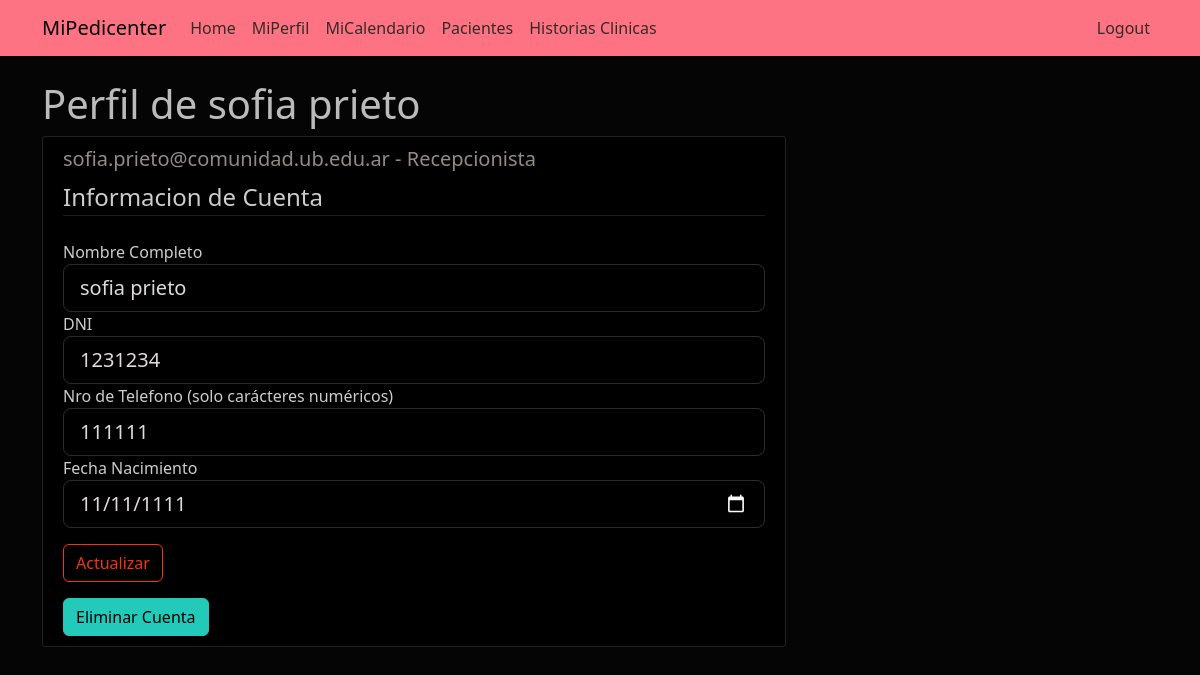
/mi-perfil (signed in), run on the app's committed database.
### appmipedicenter/models.py (models this page shows, shortened)
class Empleado(db.Model, UserMixin):
        id = db.Column(db.String, primary_key=True) # Es E-mail
        dni = db.Column(db.Integer, unique=True, nullable=False)
        username = db.Column(db.String, nullable=False)
        fecha_nacimiento = db.Column(db.Date, nullable=False)
        telefono = db.Column(db.Integer, nullable=False)
        password = db.Column(db.String, nullable=False)
        id_tipo = db.Column(db.Integer, db.ForeignKey('tipoempleado.id_tipo'), nullable=False)
        historia_clinica = db.relationship('Historiaclinica', backref='Escritor', lazy=True)
        turno = db.relationship('Turno', backref='Podologo', lazy=True)

class Tipoempleado(db.Model):
        id_tipo = db.Column(db.Integer, primary_key=True)
        nombre = db.Column(db.String, nullable=False)
        descripcion = db.Column(db.String, nullable=True, default='')
        empleado = db.relationship('Empleado', backref='Tipo', lazy=True)

### appmipedicenter/empleado/routes.py (the view)
@empleado.route("/mi-perfil", methods=['GET','POST'])
@login_required
def mi_perfil():
        cuenta_tipo = Tipoempleado.query.filter_by(id_tipo = current_user.id_tipo).first()
        form = UpdateAccountForm()
        if form.validate_on_submit():
                current_user.username= form.username.data
                current_user.dni= form.dni.data
                current_user.telefono= form.telefono.data
                current_user.fecha_nacimiento= form.fecha_nacimiento.data
                db.session.commit()
                flash('Los datos de tu cuenta han sido actualizados.', 'success')
                return redirect(url_for('empleado.mi_perfil'))
        elif request.method=='GET':
                form.username.data = current_user.username
                form.dni.data = current_user.dni
                form.telefono.data = current_user.telefono
                form.fecha_nacimiento.data = current_user.fecha_nacimiento
        return render_template('mi_perfil.html', title="MiPerfil", form=form, cuenta_tipo = cuenta_tipo)

### appmipedicenter/empleado/forms.py (shortened to what this page needs)
class UpdateAccountForm(FlaskForm):
    username = StringField('Nombre Completo', validators=[DataRequired()])
    dni = IntegerField('DNI', validators=[DataRequired()])
    fecha_nacimiento = DateField('Fecha Nacimiento', validators=[DataRequired()])
    telefono = IntegerField('Nro de Telefono (solo carácteres numéricos)', validators=[DataRequired()])
    submit = SubmitField('Actualizar')

### appmipedicenter/models.py (called while the page is built)
@login_manager.user_loader
def load_user(empleado_id):
        return Empleado.query.get(empleado_id)

### appmipedicenter/templates/mi_perfil.html (shortened to what this page needs)
{% extends "layout.html" %}
{% block content %}
    <h1>Perfil de {{ current_user.username }}</h1>
    <div class="content-section col-md-8">
        <div class="media">
            <div class="media-body">
                <h5 class="text-secondary"> {{ current_user.id }} - {{ cuenta_tipo.nombre }}</h5>
            </div>
        </div>
        <form method="POST" action="" enctype="multipart/form-data">
            <fieldset class="form-group">
                <legend class="border-bottom mb-4">Informacion de Cuenta</legend>
                <div class="form-group">
                    {{ form.username.label(class="form-control-label") }}
                    {% if form.username.errors %}
                        {{ form.username(class="form-control form-control-lg is-invalid") }}
                        <div class="invalid-feedback">
                            {% for error in form.username.errors %}
                                <span>{{ error }}</span>
                            {% endfor %}
                        </div>
                    {% else %}
                        {{ form.username(class="form-control form-control-lg") }}
                    {% endif %}
                </div>
                <div class="form-group">
                    {{ form.dni.label(class="form-control-label") }}
                    {% if form.dni.errors %}
                        {{ form.dni(class="form-control form-control-lg is-invalid") }}
                        <div class="invalid-feedback">
                            {% for error in form.dni.errors %}
                                <span>{{ error }}</span>
                            {% endfor %}
                        </div>
                    {% else %}
                        {{ form.dni(class="form-control form-control-lg") }}
                    {% endif %}
                </div>
                <div class="form-group">
                    {{ form.telefono.label(class="form-control-label") }}
                    {% if form.telefono.errors %}
                        {{ form.telefono(class="form-control form-control-lg is-invalid") }}
                        <div class="invalid-feedback">
                            {% for error in form.telefono.errors %}
                                <span>{{ error }}</span>
                            {% endfor %}
                        </div>
                    {% else %}
                        {{ form.telefono(class="form-control form-control-lg") }}
                    {% endif %}
                </div>
                <div class="form-group">
                    {{ form.fecha_nacimiento.label(class="form-control-label") }}
                    {% if form.fecha_nacimiento.errors %}
                        {{ form.fecha_nacimiento(class="form-control form-control-lg is-invalid") }}
                        <div class="invalid-feedback">
                            {% for error in form.fecha_nacimiento.errors %}
                                <span>{{ error }}</span>
                            {% endfor %}
                        </div>
                    {% else %}
                        {{ form.fecha_nacimiento(class="form-control form-control-lg") }}
                    {% endif %}
                </div>
            </fieldset>
            <div class="form-group">
                {{ form.submit(class="btn btn-outline-info") }}
            </div>
        </form>
        <form action="{{ url_for('empleado.eliminar_cuenta', id = current_user.id) }}" method="POST">
            <input class="btn btn-danger" type="submit" value="Eliminar Cuenta">
        </form>
    </div>
{% endblock content %}

### appmipedicenter/static/css/main.css (style rules this page uses)
:root { filter: invert(100%); }
body { background: #fafafa; color: #333333; margin-top: 5rem; }
h1, h2, h3, h4, h5, h6 { color: #444444; }
.content-section { background: #ffffff; padding: 10px 20px; border: 1px solid #dddddd; border-radius: 3px; margin-bottom: 20px; }
:root { --fc-daygrid-event-dot-width: 8px; }
:root { --fc-list-event-dot-width: 10px; --fc-list-event-hover-bg-color: #f5f5f5; }

### data on the page
Empleado: username "sofia prieto", id "sofia.prieto@comunidad.ub.edu.ar", dni "1231234", telefono "111111", fecha_nacimiento "11/11/1111"
Tipoempleado: nombre "Recepcionista"
